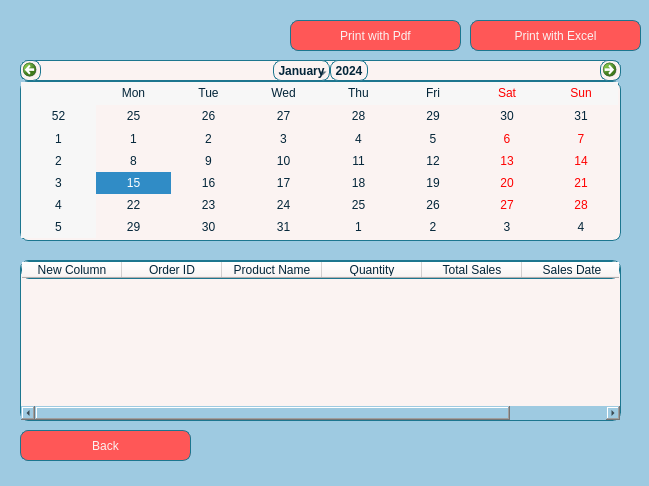
<?xml version="1.0" encoding="UTF-8"?>
<ui version="4.0">
 <class>MainWindow</class>
 <widget class="QMainWindow" name="MainWindow">
  <property name="geometry">
   <rect>
    <x>0</x>
    <y>0</y>
    <width>649</width>
    <height>486</height>
   </rect>
  </property>
  <property name="windowTitle">
   <string>MainWindow</string>
  </property>
  <property name="styleSheet">
   <string notr="true">background-color:rgb(158, 202, 225);
</string>
  </property>
  <widget class="QWidget" name="centralwidget">
   <widget class="QTableWidget" name="salesTable">
    <property name="geometry">
     <rect>
      <x>20</x>
      <y>260</y>
      <width>601</width>
      <height>161</height>
     </rect>
    </property>
    <property name="styleSheet">
     <string notr="true">background-color:rgb(251, 243, 242);;
color:rgb(3, 37, 57);
font: 75 8pt &quot;Verdana&quot;;
border: 1px solid rgb(28, 118, 143);
border-radius: 8px;</string>
    </property>
    <column>
     <property name="text">
      <string>New Column</string>
     </property>
    </column>
    <column>
     <property name="text">
      <string>Order ID</string>
     </property>
    </column>
    <column>
     <property name="text">
      <string>Product Name</string>
     </property>
    </column>
    <column>
     <property name="text">
      <string>Quantity</string>
     </property>
    </column>
    <column>
     <property name="text">
      <string>Total Sales</string>
     </property>
    </column>
    <column>
     <property name="text">
      <string>Sales Date</string>
     </property>
    </column>
   </widget>
   <widget class="QPushButton" name="exportPdfButton">
    <property name="geometry">
     <rect>
      <x>290</x>
      <y>20</y>
      <width>171</width>
      <height>31</height>
     </rect>
    </property>
    <property name="styleSheet">
     <string notr="true">border: 1px solid rgb(28, 118, 143);
font: 75 10pt &quot;MS Shell Dlg 2&quot;;
border-radius: 8px;
color:rgb(251, 243, 242);
background-color:rgb(255, 87, 87);</string>
    </property>
    <property name="text">
     <string>Print with Pdf</string>
    </property>
   </widget>
   <widget class="QPushButton" name="exportExcelButton">
    <property name="geometry">
     <rect>
      <x>470</x>
      <y>20</y>
      <width>171</width>
      <height>31</height>
     </rect>
    </property>
    <property name="styleSheet">
     <string notr="true">border: 1px solid rgb(28, 118, 143);
font: 75 10pt &quot;MS Shell Dlg 2&quot;;
border-radius: 8px;
color:rgb(251, 243, 242);
background-color:rgb(255, 87, 87);</string>
    </property>
    <property name="text">
     <string>Print with Excel</string>
    </property>
   </widget>
   <widget class="QCalendarWidget" name="calendarWidget">
    <property name="geometry">
     <rect>
      <x>20</x>
      <y>60</y>
      <width>601</width>
      <height>181</height>
     </rect>
    </property>
    <property name="styleSheet">
     <string notr="true">background-color:rgb(251, 243, 242);;
color:rgb(3, 37, 57);
font: 75 8pt &quot;Verdana&quot;;
border: 1px solid rgb(28, 118, 143);
border-radius: 8px;</string>
    </property>
   </widget>
   <widget class="QPushButton" name="backButton">
    <property name="geometry">
     <rect>
      <x>20</x>
      <y>430</y>
      <width>171</width>
      <height>31</height>
     </rect>
    </property>
    <property name="styleSheet">
     <string notr="true">border: 1px solid rgb(28, 118, 143);
font: 75 10pt &quot;MS Shell Dlg 2&quot;;
border-radius: 8px;
color:rgb(251, 243, 242);
background-color:rgb(255, 87, 87);</string>
    </property>
    <property name="text">
     <string>Back</string>
    </property>
   </widget>
  </widget>
  <widget class="QStatusBar" name="statusbar"/>
 </widget>
 <resources/>
 <connections/>
</ui>
